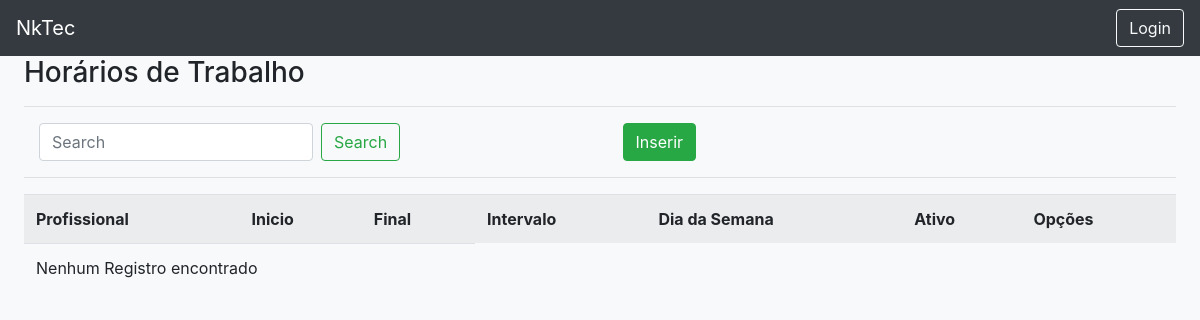
Before: /list/schedule/ with the older database file.
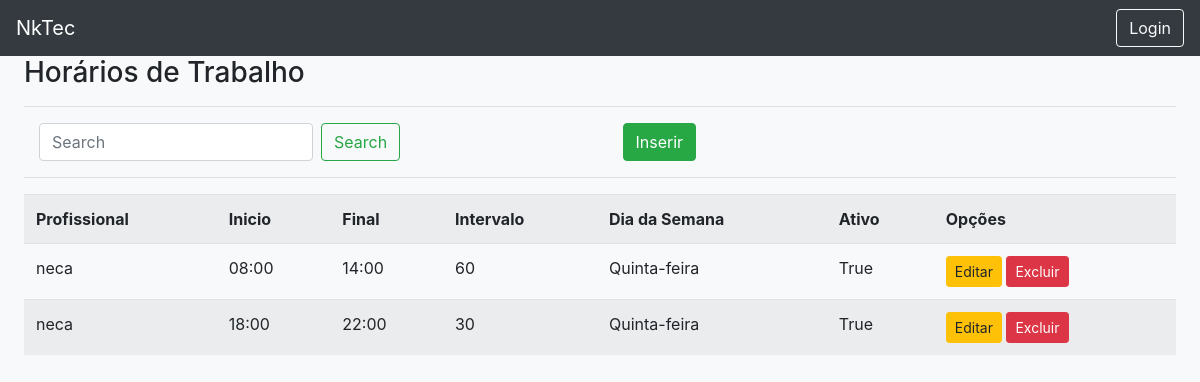
After: the same page with the newer database file.
### registrations/models.py (models this page shows, shortened)
class Schedule(models.Model):
    WEEKDAY = (
        ('0', 'Segunda-feira'),
        ('1', 'Terça-feira'),
        ('2', 'Quarta-feira'),
        ('3', 'Quinta-feira'),
        ('4', 'Sexta-feira'),
        ('5', 'Sábado'),
        ('6', 'Domingo'),
    ) #0 = monday
    weekday = models.CharField(max_length=1, choices=WEEKDAY,default=0, verbose_name="Dia da Semana")
    professional = models.ForeignKey(User, models.DO_NOTHING, verbose_name="Profissional")
    begin = models.CharField(max_length=5, verbose_name="Inicio do Atendimento")#format hh:mm
    end = models.CharField(max_length=5, verbose_name="Final do Atendimento")#format hh:mm
    interval = models.IntegerField(verbose_name="Intervalo(minutos)") #in minutes ex 10
    active = models.BooleanField(default=True, verbose_name="Ativo")
    created_at = models.DateTimeField(auto_now=True, verbose_name="Criado em")

### users/models.py (models this page shows)
class User(AbstractUser):
    pass

### registrations/views.py (the view)
# urls.py: path('list/schedule/', ScheduleList.as_view(), name ='list-schedule'),
class ScheduleList(ListView):
    model = Schedule
    template_name = 'registrations/lists/schedule.html'

### registrations/templates/registrations/lists/schedule.html
{% extends 'pages/template.html' %}
{% load static %}
{% block content %}
<h3>Horários de Trabalho</h3>
<hr>
<div class="row ml-auto">
    <div class="col-sm">
        <form method="get" class="form-inline my-2 my-lg-0 mt-2" action="">
            <input class="form-control mr-sm-2" type="search" placeholder="Search" aria-label="Search" id="search"
                name="search" autofocus>
            <button class="btn btn-outline-success my-2 my-sm-0" type="submit">Search</button>
        </form>
    </div>
    <div class="col-sm">
        <a href="{% url 'create-schedule' %}" class="btn btn-success">Inserir</a>
    </div>
</div>
<hr>
<div class="table-responsive">
    <table class="table table-striped">
        <tr>
            <th>Profissional</th>
            <th>Inicio</th>
            <th>Final</th>
            <th>Intervalo</th>
            <th>Dia da Semana</th>
            <th>Ativo</th>
            <th>Opções</th>
        </tr>
        {% for obj in object_list %}
        <tr>
            <td>{{obj.professional}}</td>
            <td>{{obj.begin}}</td>
            <td>{{obj.end}}</td>
            <td>{{obj.interval}}</td>
            <td>{{obj.get_weekday_display}}</td>
            <td>{{obj.active}}</td>
            <td>
                <a href="{% url 'edit-schedule' obj.pk %}" class="btn btn-warning btn-sm">Editar</a>
                <a href="{% url 'delete-schedule' obj.pk %}" class="btn btn-danger btn-sm">Excluir</a>
            </td>
        </tr>
        {% empty %}
        <tr>
            <td colspan="3">
                Nenhum Registro encontrado
            </td>
        </tr>
        {% endfor %}
    </table>
</div>
{% endblock %}

Changed rows visible on the page:
added Schedule: professional "neca", begin "08:00", end "14:00", interval "60", weekday "Quinta-feira", active "True"
added Schedule: professional "neca", begin "18:00", end "22:00", interval "30", weekday "Quinta-feira", active "True"
Other visible differences:
text no longer shown: "Nenhum Registro encontrado"
